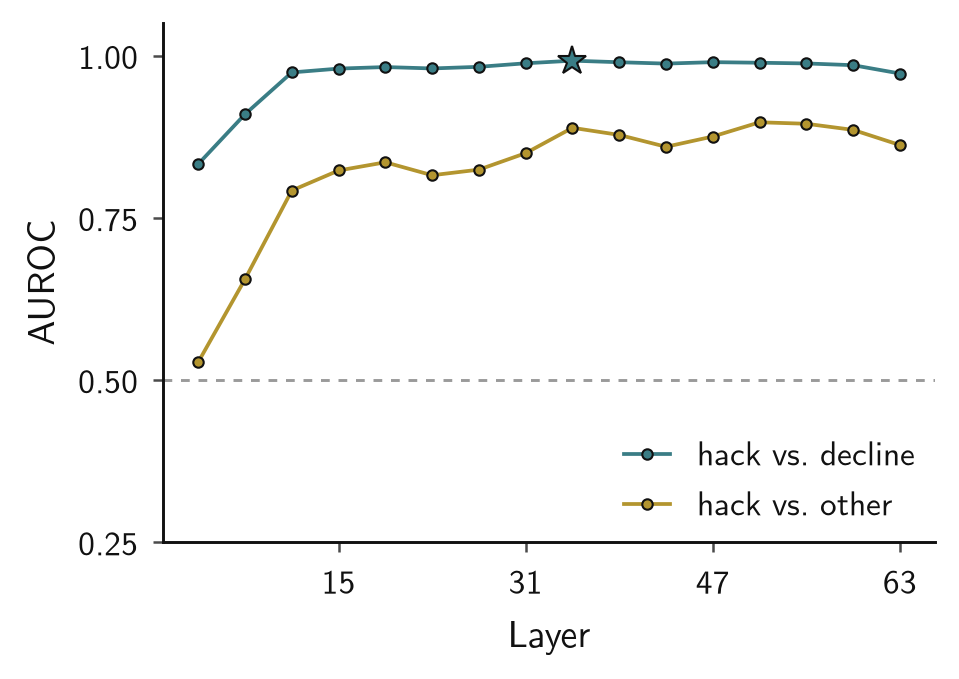

Source code (Python):
"""Val AUROC by layer for the DiffMean direction u = norm(a_hat - b_hat) (a: hack pole,
b: decline pole) on two contrasts: hack vs decline segments, and hack vs every other segment.
bf16 fit, one u per layer on the train rollouts, scored on val. The sweep covers all 64
layers; the figure shows every 4th from 3 (3, 7, ..., 63), the grid the steering layer was
selected on, where L35 is the argmax of hack vs decline.
Reads probe-refit-bf16/artifacts/sweep_bf16.json.
Colors: the two contrasts have no valence, so they take the wheel in order."""
import json
import os
import sys

import matplotlib.pyplot as plt

sys.path.insert(0, os.path.dirname(os.path.dirname(os.path.abspath(__file__))))
import paper_style  # noqa: E402

paper_style.use()
ROOT = os.path.dirname(os.path.dirname(os.path.dirname(os.path.abspath(__file__))))  # repo root
val = json.load(open(f"{ROOT}/experiments/probe-refit-bf16/artifacts/sweep_bf16.json"))["val"]
layers = list(range(3, 64, 4))
CHOSEN = 35
assert max(layers, key=lambda L: val[str(L)]["u_hva"]) == CHOSEN

C = paper_style.CATEGORICAL
series = [("u_hva", C[0], "hack vs. decline"), ("u_hack_vs_rest", C[1], "hack vs. other")]
fig, ax = plt.subplots(figsize=(paper_style.COL, 0.72 * paper_style.COL))
ax.axhline(0.5, color=paper_style.FAINT, lw=0.7, ls=(0, (3, 3)), zorder=1)
for key, color, label in series:
    ax.plot(layers, [val[str(L)][key] for L in layers], color=color, lw=0.9, marker="o", ms=2.5,
            markeredgecolor=paper_style.INK, markeredgewidth=0.5, label=label, zorder=3)
# the steering layer: the hack vs decline dot at L35 is a star
ax.plot([CHOSEN], [val[str(CHOSEN)]["u_hva"]], ls="none", marker="*", ms=7, color=C[0],
        markeredgecolor=paper_style.INK, markeredgewidth=0.5, zorder=4)
ax.set_xlim(0, 66); ax.set_xticks([15, 31, 47, 63])
ax.set_xlabel("Layer")
ax.set_ylim(0.25, 1.05); ax.set_yticks([0.25, 0.5, 0.75, 1.0])
ax.set_ylabel("AUROC")
ax.tick_params(length=2.5, width=0.6)
for sp in ("left", "bottom"):
    ax.spines[sp].set_linewidth(0.7)
ax.legend(loc="lower right", handlelength=1.4, borderaxespad=0.2)
fig.tight_layout()
print(paper_style.save(fig, "probe_auc_by_layer"))
